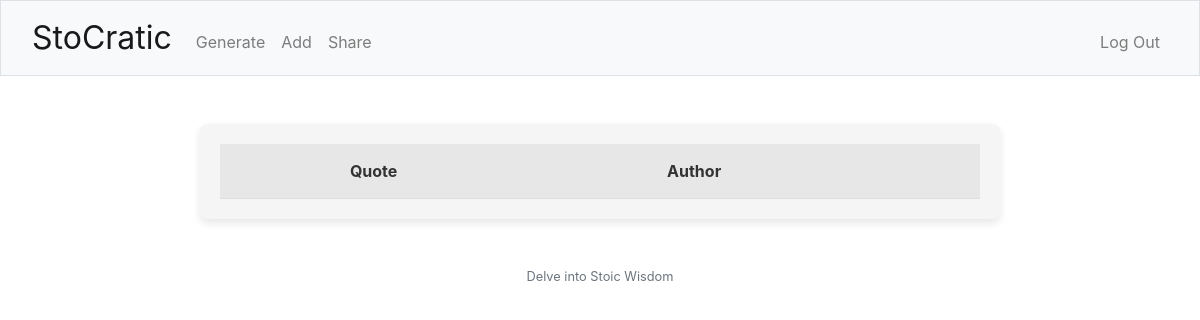
Before: / (signed in) with the older database file.
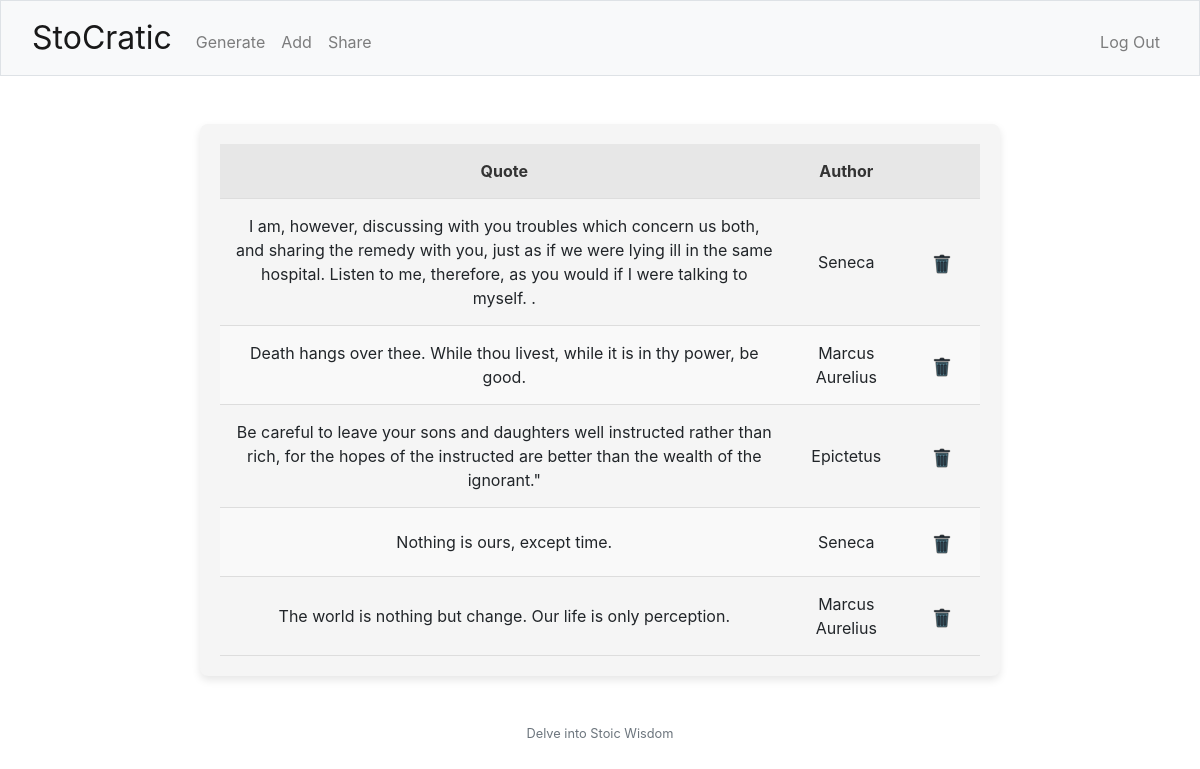
After: the same page with the newer database file.
### tables this page shows
CREATE TABLE quotes (
            id INTEGER PRIMARY KEY,
            quote_text TEXT NOT NULL,
            author TEXT NOT NULL,
            user_id INTEGER,
            FOREIGN KEY(user_id) REFERENCES users(id)
        );

### app.py (the view)
@app.route('/')
@login_required
def index():
    quotes = get_saved_quotes()
    return render_template('index.html', quotes=quotes)

### app.py (called while the page is built)
@app.after_request
def after_request(response):
    response.headers["Cache-Control"] = "no-cache, no-store, must-revalidate"
    response.headers["Expires"] = 0
    response.headers["Pragma"] = "no-cache"
    return response

### helpers.py (called while the page is built)
def login_required(f):
    @wraps(f)
    def decorated_function(*args, **kwargs):
        if session.get("user_id") is None:
            return redirect("/login")
        return f(*args, **kwargs)
    return decorated_function

def get_saved_quotes():
    connection = sqlite3.connect('quotes_app.db')
    cursor = connection.cursor()
    user_id = session['user_id']
    cursor.execute("SELECT quote_text, author FROM quotes WHERE user_id = ?", (user_id,))
    quotes = cursor.fetchall()
    connection.close()
    print(quotes)
    return quotes

### templates/index.html (shortened to what this page needs)
{% extends "layout.html" %}
{% block main %}
    <div class="quotes-table-container">
        <table class="quotes-table">
            <thead>
                <tr>
                    <th>Quote</th>
                    <th>Author</th>
                    <th></th>
                </tr>
            </thead>
            <tbody>
                {% for quote in quotes %}
                <tr>
                    <td>{{ quote[0] }}</td>
                    <td>{{ quote[1] }}</td>
                    <td>
                        <a href="{{ url_for('delete_quote', quote_text=quote[0]) }}" class="btn btn-1">
                            <img src="/static/delete.png" alt="Delete">
                        </a>
                    </td>
                </tr>
                {% endfor %}
            </tbody>
        </table>
    </div>
{% endblock %}

Changed rows visible on the page:
added quotes: quote_text "I am, however, discussing with you troubles which concern us both, and sharing the remedy with you, just as if we were lying ill in the same hospital. Listen to me, therefore, as you would if I were talking to myself. .", author "Seneca"
added quotes: quote_text "Death hangs over thee. While thou livest, while it is in thy power, be good.", author "Marcus Aurelius"
added quotes: quote_text "Be careful to leave your sons and daughters well instructed rather than rich, for the hopes of the instructed are better than the wealth of the ignorant.\"", author "Epictetus"
added quotes: quote_text "Nothing is ours, except time.", author "Seneca"
added quotes: quote_text "The world is nothing but change. Our life is only perception.", author "Marcus Aurelius"
